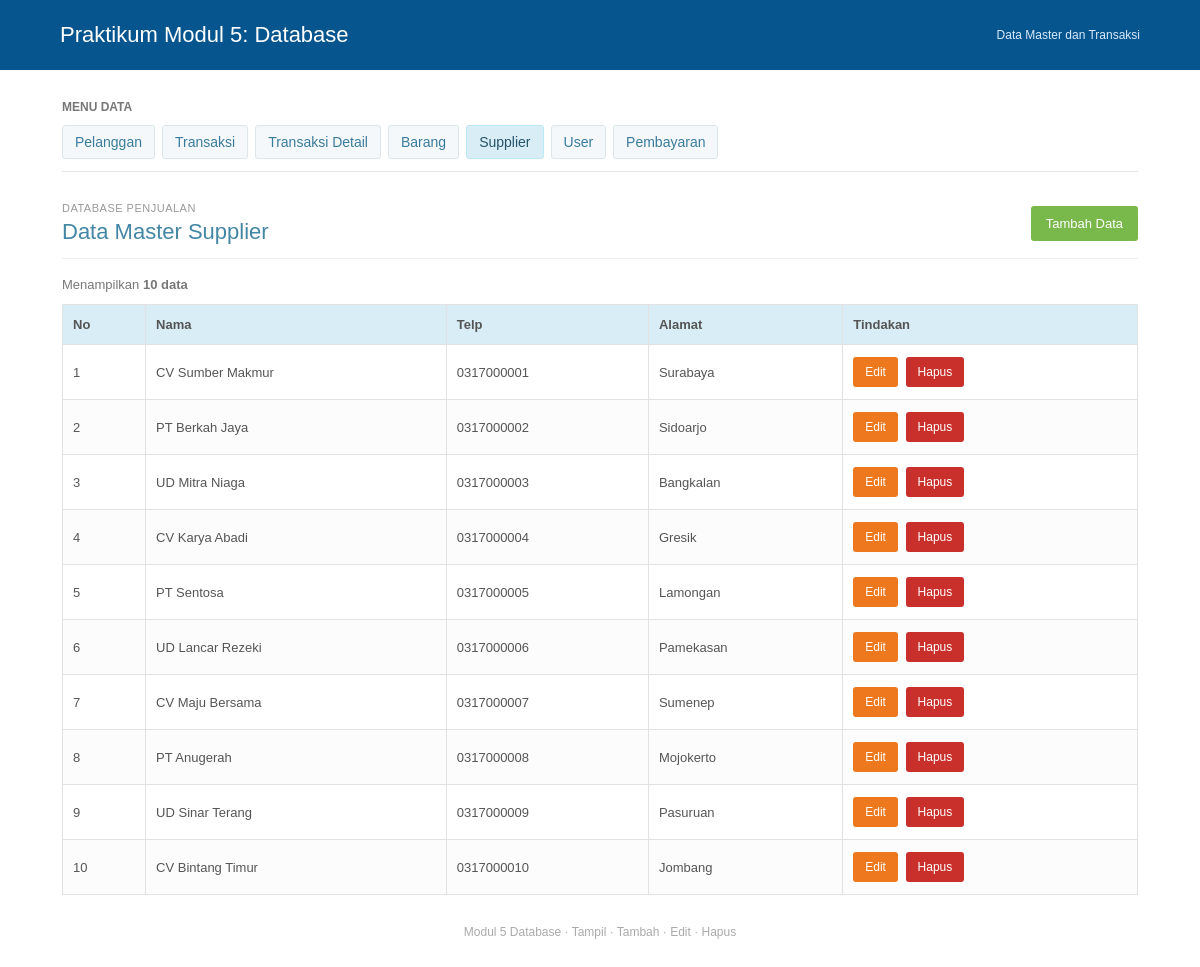
Page /Modul-5/25-154_Maulana_Ibrahim/index.php on the committed database.
### tables this page shows
CREATE TABLE supplier(id INT AUTO_INCREMENT PRIMARY KEY,nama VARCHAR(100) NOT NULL,telp VARCHAR(20) NOT NULL,alamat TEXT NOT NULL);

### Modul-5/25-154_Maulana_Ibrahim/index.php (the view, shortened to what this page needs)
<?php
require 'config.php';
$defs = [
    'pelanggan' => ['id', 'nama', 'jenis_kelamin', 'telp', 'alamat'],
    'transaksi' => ['id', 'waktu_transaksi', 'keterangan', 'total', 'pelanggan_id'],
    'transaksi_detail' => ['transaksi_id', 'barang_id', 'harga', 'qty'],
    'barang' => ['id', 'kode_barang', 'nama_barang', 'harga', 'stok', 'supplier_id'],
    'supplier' => ['id', 'nama', 'telp', 'alamat'],
    'user' => ['id_user', 'username', 'password', 'nama', 'alamat', 'hp', 'level'],
    'pembayaran' => ['id', 'waktu_bayar', 'total', 'metode', 'transaksi_id']
];
$pk = ['pelanggan' => ['id'], 'transaksi' => ['id'], 'transaksi_detail' => ['transaksi_id', 'barang_id'], 'barang' => ['id'], 'supplier' => ['id'], 'user' => ['id_user'], 'pembayaran' => ['id']];
$auto = ['pelanggan' => 'id', 'transaksi' => 'id', 'barang' => 'id', 'supplier' => 'id', 'user' => 'id_user', 'pembayaran' => 'id'];
$labels = ['pelanggan' => 'Pelanggan', 'transaksi' => 'Transaksi', 'transaksi_detail' => 'Transaksi Detail', 'barang' => 'Barang', 'supplier' => 'Supplier', 'user' => 'User', 'pembayaran' => 'Pembayaran'];
$t = $_GET['t'] ?? 'supplier';
$cols = $defs[$t];
$keys = $pk[$t];
function qi($s)
{
    return '`' . str_replace('`', '``', $s) . '`';
}
$act = $_GET['a'] ?? 'list';
$rec = null;
$old = [];
$rows = $db->query('SELECT * FROM ' . qi($t) . ' ORDER BY 1')->fetch_all(MYSQLI_ASSOC);
function val($v)
{
    return htmlspecialchars((string)$v, ENT_QUOTES, 'UTF-8');
}
function labelcol($v)
{
    return ucwords(str_replace('_', ' ', $v));
}
$displayCols = array_values(array_filter($cols, fn($c) => !(isset($auto[$t]) && $auto[$t] === $c)));
?>
<!doctype html>
<html lang="id">
<head>
    <link rel="stylesheet" href="style.css">
</head>
<body>
    <header>
        <h1>Praktikum Modul 5: Database</h1><span>Data Master dan Transaksi</span>
    </header>
    <div class="wrap">
        <nav><b>MENU DATA</b><?php foreach ($defs as $n => $c): ?><a class="<?= $t === $n ? 'on' : '' ?>" href="?t=<?= val($n) ?>"><?= val($labels[$n]) ?></a><?php endforeach; ?></nav>
        <main>
            <div class="top">
                <div><small>DATABASE PENJUALAN</small>
                    <h2>Data Master <?= val($labels[$t]) ?></h2>
                </div><a class="btn" href="?t=<?= val($t) ?>&a=add">Tambah Data</a>
            </div>
            <?php if (in_array($act, ['add', 'edit']) && ($act !== 'edit' || $rec)): ?>
                <section class="form-panel">
                    <h3><?= $act === 'edit' ? 'Edit Data Master ' . val($labels[$t]) : 'Tambah Data Master ' . val($labels[$t]) . ' Baru' ?></h3>
                    <form method="post">
                        <div class="form-layout"><input type="hidden" name="do" value="save"><input type="hidden" name="mode" value="<?= val($act) ?>"><?php if ($act === 'edit'): ?><input type="hidden" name="old" value="<?= val(base64_encode(json_encode($old))) ?>"><?php endif; ?><div class="grid">
                                <?php foreach ($cols as $c): if (isset($auto[$t]) && $auto[$t] === $c) continue;
                                    $v = $rec[$c] ?? ''; ?><label><span class="field-label"><?= val(labelcol($c)) ?></span>
                                        <?php if ($c === 'jenis_kelamin'): ?><select name="<?= $c ?>" required>
                                                <option value="">Pilih</option>
                                                <option value="L" <?= $v === 'L' ? 'selected' : '' ?>>L</option>
                                                <option value="P" <?= $v === 'P' ? 'selected' : '' ?>>P</option>
                                            </select>
                                        <?php elseif ($c === 'metode'): ?><select name="<?= $c ?>" required><?php foreach (['Tunai', 'Transfer', 'EDC'] as $x): ?><option <?= $v === $x ? 'selected' : '' ?>><?= $x ?></option><?php endforeach; ?></select>
                                        <?php elseif ($c === 'pelanggan_id' || $c === 'supplier_id' || $c === 'transaksi_id' || $c === 'barang_id'):
                                            $ref = $c === 'pelanggan_id' ? 'pelanggan' : ($c === 'supplier_id' ? 'supplier' : ($c === 'barang_id' ? 'barang' : 'transaksi'));
                                            $rr = $db->query('SELECT * FROM ' . qi($ref) . ' ORDER BY 1')->fetch_all(MYSQLI_ASSOC);
                                            $idcol = $pk[$ref][0]; ?>
                                            <select name="<?= $c ?>" required>
                                                <option value="">Pilih <?= val($ref) ?></option><?php foreach ($rr as $r): $txt = $r['nama'] ?? $r['nama_barang'] ?? ('ID ' . $r[$idcol]); ?><option value="<?= val($r[$idcol]) ?>" <?= ((string)$v === (string)$r[$idcol]) ? 'selected' : '' ?>><?= val($r[$idcol] . ' - ' . $txt) ?></option><?php endforeach; ?>
                                            </select>
                                        <?php elseif (str_starts_with($c, 'waktu_')): ?><input type="datetime-local" name="<?= $c ?>" value="<?= val($v ? str_replace(' ', 'T', substr($v, 0, 16)) : date('Y-m-d\TH:i')) ?>" required>
                                        <?php elseif (in_array($c, ['alamat', 'keterangan'])): ?><textarea name="<?= $c ?>" required><?= val($v) ?></textarea>
                                        <?php else: ?><input name="<?= $c ?>" value="<?= val($v) ?>" <?= in_array($c, ['harga', 'total', 'qty', 'stok']) ? 'type="number" step="any"' : 'type="text"' ?> required><?php endif; ?></label><?php endforeach; ?></div>
                            <p class="form-actions"><button class="btn"><?= $act === 'edit' ? 'Update' : 'Simpan' ?></button> <a class="btn muted" href="?t=<?= val($t) ?>">Batal</a></p>
                        </div>
                    </form>
                </section>
            <?php else: ?>
                <section>
                    <p>Menampilkan <b><?= count($rows) ?> data</b></p>
                    <div class="scroll">
                        <table border="1">
                            <thead>
                                <tr>
                                    <th>No</th><?php foreach ($displayCols as $c): ?><th><?= val(labelcol($c)) ?></th><?php endforeach; ?><th>Tindakan</th>
                                </tr>
                            </thead>
                            <tbody><?php foreach ($rows as $i => $r): $kv = [];
                                        foreach ($keys as $k) $kv[$k] = $r[$k];
                                        $encoded = base64_encode(json_encode($kv)); ?><tr>
                                        <td><?= ($i + 1) ?></td><?php foreach ($displayCols as $c): ?><td><?= val($r[$c]) ?></td><?php endforeach; ?><td class="action-cell"><a class="btn-edit" href="?t=<?= val($t) ?>&a=edit&k=<?= rawurlencode($encoded) ?>">Edit</a>
                                            <form class="inline" method="post" onsubmit="return confirm('Anda yakin akan menghapus <?= val($labels[$t]) ?> ini?')"><button class="btn-delete">Hapus</button></form>
                                        </td>
                                    </tr><?php endforeach; ?></tbody>
                        </table>
                    </div>
                </section><?php endif; ?>
            <footer>Modul 5 Database · Tampil · Tambah · Edit · Hapus</footer>
        </main>
    </div>
</body>
</html>

### Modul-5/25-154_Maulana_Ibrahim/style.css (style rules this page uses)
* { box-sizing: border-box }
body { margin: 0; background: #fff; color: #555; font: 14px Arial, Helvetica, sans-serif }
header { background: #07558f; color: #fff; padding: 22px max(5%, calc((100% - 1120px)/2)); display: flex; align-items: center; justify-content: space-between; gap: 16px }
header h1 { font-size: 22px; font-weight: 400; margin: 0 }
header span { font-size: 12px; color: #d8eafa }
.wrap { max-width: 1120px; margin: 30px auto; padding: 0 22px }
nav { display: flex; flex-wrap: wrap; gap: 7px; margin-bottom: 30px; border-bottom: 1px solid #e5e5e5; padding-bottom: 12px }
nav b { width: 100%; font-size: 12px; color: #777; margin: 0 0 4px }
nav a { display: inline-block; text-decoration: none; color: #397b9c; background: #f5f8fa; padding: 8px 12px; border: 1px solid #dce6eb; border-radius: 3px }
nav a.on, nav a:hover { background: #d9edf7; color: #245269; border-color: #bce8f1 }
main { min-width: 0 }
.top { display: flex; justify-content: space-between; align-items: center; gap: 16px; margin: 0 0 18px; border-bottom: 1px solid #eee; padding-bottom: 13px }
.top small { display: block; color: #999; font-size: 11px; letter-spacing: .5px; margin-bottom: 5px }
.top h2 { font-size: 22px; font-weight: 400; color: #4386a5; margin: 0 }
.btn { display: inline-block; border: 0; border-radius: 3px; background: #79b84a; color: white; padding: 10px 15px; text-decoration: none; cursor: pointer; font-size: 13px }
section { background: #fff; border: 0; padding: 0 }
section>p { margin: 0 0 12px; color: #777; font-size: 13px }
.scroll { overflow-x: auto }
table { width: 100%; border-collapse: collapse; font-size: 13px }
th, td { padding: 12px 10px; border: 1px solid #e2e2e2; text-align: left }
th { background: #d9edf7; color: #555; font-weight: 600 }
td { background: #fff }
tbody tr:nth-child(even) td { background: #fcfcfc }
.action-cell { white-space: nowrap }
.btn-edit, .btn-delete { display: inline-block; color: #fff; text-decoration: none; border: 0; border-radius: 3px; padding: 8px 12px; font-size: 12px; cursor: pointer; margin-right: 4px }
.btn-edit { background: #ed781e }
.btn-delete { background: #c9302c }
.inline { display: inline }
footer { text-align: center; color: #aaa; padding: 30px 0 10px; font-size: 12px }

### rows in the picture
supplier: nama "CV Sumber Makmur", telp "0317000001", alamat "Surabaya"
supplier: nama "PT Berkah Jaya", telp "0317000002", alamat "Sidoarjo"
supplier: nama "UD Mitra Niaga", telp "0317000003", alamat "Bangkalan"
supplier: nama "CV Karya Abadi", telp "0317000004", alamat "Gresik"
supplier: nama "PT Sentosa", telp "0317000005", alamat "Lamongan"
supplier: nama "UD Lancar Rezeki", telp "0317000006", alamat "Pamekasan"
supplier: nama "CV Maju Bersama", telp "0317000007", alamat "Sumenep"
supplier: nama "PT Anugerah", telp "0317000008", alamat "Mojokerto"
supplier: nama "UD Sinar Terang", telp "0317000009", alamat "Pasuruan"
supplier: nama "CV Bintang Timur", telp "0317000010", alamat "Jombang"

### other values in the picture
val($labels[$n]) "Pelanggan"
val($labels[$n]) "Transaksi"
val($labels[$n]) "Transaksi Detail"
val($labels[$n]) "Barang"
val($labels[$n]) "Supplier"
val($labels[$n]) "User"
val($labels[$n]) "Pembayaran"
val($labels[$t]) "Supplier"
count($rows) "10"
val(labelcol($c)) "Nama"
val(labelcol($c)) "Telp"
val(labelcol($c)) "Alamat"
